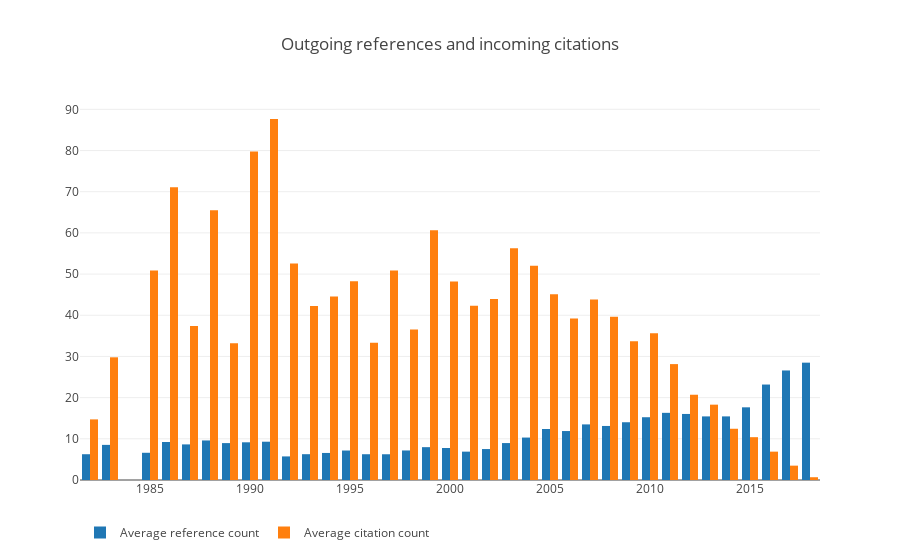

Source (notebook cell):
### Code cell
ref = pd.merge(left=chi_ref, right=chi, left_on='citingid', right_on='paperid', suffixes=('_ref','_chi'), how='right')
ref = ref.groupby(['year_chi', 'paperid_chi']).count().reset_index()\
         .groupby('year_chi')[['paperid_ref']].mean()

cite = pd.merge(left=chi_cite, right=chi, left_on='citedid', right_on='paperid', suffixes=('_cite','_chi'), how='right')
cite = cite.groupby(['year_chi', 'paperid_chi']).count().reset_index()\
           .groupby('year_chi')[['paperid_cite']].mean()

trace0 = go.Bar(x=ref.index,
                y=ref['paperid_ref'],
                name='Average reference count')

trace1 = go.Bar(x=cite.index,
                y=cite['paperid_cite'],
               name='Average citation count')

layout = go.Layout(title='Outgoing references and incoming citations',
                   legend=dict(orientation='h'))

fig = go.Figure(data=[trace0,trace1], layout=layout)
plotly.offline.iplot(fig)
pio.write_image(fig, 'reports/images/chi_refcite.png')

### Figure 1 — Plotly figure (JSON) as saved in the notebook; plotly's stock layout.template omitted (floating-point values rounded to 4 significant figures)
{"data": [{"name": "Average reference count", "type": "bar", "uid": "c0647db8-fdf9-4a15-93a8-a56c909534e6", "x": [1982, 1983, 1985, 1986, 1987, 1988, 1989, 1990, 1991, 1992, 1993, 1994, 1995, 1996, 1997, 1998, 1999, 2000, 2001, 2002, 2003, 2004, 2005, 2006, 2007, 2008, 2009, 2010, 2011, 2012, 2013, 2014, 2015, 2016, 2017, 2018], "y": [6.258, 8.526, 6.61, 9.222, 8.644, 9.604, 8.959, 9.155, 9.296, 5.729, 6.267, 6.567, 7.158, 6.257, 6.25, 7.172, 7.973, 7.766, 6.885, 7.514, 8.967, 10.31, 12.38, 11.89, 13.5, 13.12, 14.03, 15.24, 16.31, 16.04, 15.44, 15.44, 17.65, 23.18, 26.6, 28.49]}, {"name": "Average citation count", "type": "bar", "uid": "d114ec12-818d-44a1-8908-a2ec2473ab49", "x": [1982, 1983, 1985, 1986, 1987, 1988, 1989, 1990, 1991, 1992, 1993, 1994, 1995, 1996, 1997, 1998, 1999, 2000, 2001, 2002, 2003, 2004, 2005, 2006, 2007, 2008, 2009, 2010, 2011, 2012, 2013, 2014, 2015, 2016, 2017, 2018], "y": [14.72, 29.79, 50.85, 71.09, 37.39, 65.52, 33.21, 79.76, 87.65, 52.56, 42.24, 44.57, 48.23, 33.35, 50.88, 36.54, 60.67, 48.2, 42.28, 43.97, 56.26, 52.03, 45.09, 39.2, 43.8, 39.65, 33.72, 35.63, 28.14, 20.7, 18.29, 12.44, 10.4, 6.887, 3.485, 0.6733]}], "layout": {"legend": {"orientation": "h"}, "title": {"text": "Outgoing references and incoming citations"}}}
